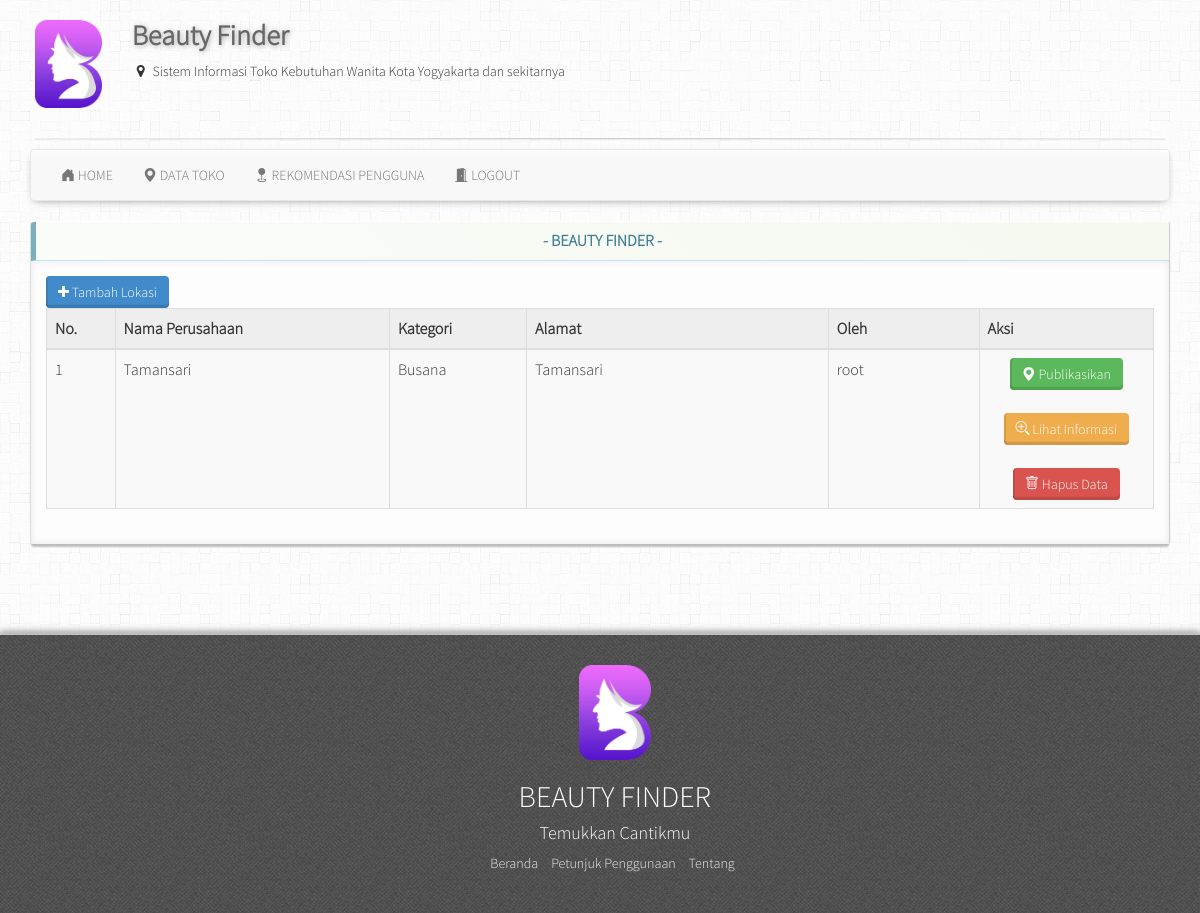
/admin/rekomendasi.php (signed in), run on the app's committed database.
### tables this page shows
CREATE TABLE `toko` (
  `id` int(11) NOT NULL AUTO_INCREMENT,
  `nama_toko` varchar(255) NOT NULL,
  `id_kategori` int(11) NOT NULL,
  `alamat` varchar(1000) NOT NULL,
  `latitude` varchar(50) NOT NULL,
  `longitude` varchar(50) NOT NULL,
  `username` varchar(100) NOT NULL,
  `verifikasi` enum('Ya','Tidak') NOT NULL,
  PRIMARY KEY (`id`)
);

CREATE TABLE `kategori` (
  `id_kategori` int(11) NOT NULL AUTO_INCREMENT,
  `nama_kategori` varchar(100) NOT NULL,
  `simbol` varchar(200) DEFAULT NULL,
  PRIMARY KEY (`id_kategori`)
);

### admin/rekomendasi.php (the view, shortened to what this page needs)
<?php
include_once "koneksi.php";
$title = "BEAUTY FINDER";
include_once "header.php";
?>
<div class="row">
    <div class="col-md-12">
        <div class="panel panel-info panel-dashboard">
            <div class="panel-heading centered">
                <h2 class="panel-title"><strong> - <?php echo $title ?> - </strong></h2>
            </div>
            <div class="panel-body">
                <div class="btn-group">
                    <a href="data_add.php" rel="tooltip" data-placement="top" class="btn btn-primary">
                        <i class="fa fa-plus"></i> Tambah Lokasi</a>&nbsp;
                </div>
                <table class="table table-bordered table-striped table-admin">
                    <thead>
                        <tr>
                            <th width="5%">No.</th>
                            <th width="20%">Nama Perusahaan</th>
                            <th width="10%">Kategori</th>
                            <th width="22%">Alamat</th>
                            <th width="11%">Oleh</th>
                            <th width="12%">Aksi</th>
                        </tr>
                    </thead>
                    <tbody>
                        <?php
                        $data_toko = mysqli_query(
                            $conn,
                            "SELECT toko.id,toko.nama_toko,kategori.nama_kategori,toko.alamat,toko.username
              FROM toko INNER JOIN kategori ON toko.id_kategori = kategori.id_kategori WHERE verifikasi = 'Tidak'"
                        );
                        $no = 1;
                        if ($data_toko) {
                            while ($row = mysqli_fetch_array($data_toko)) {
                        ?>
                                <tr>
                                    <td><?php echo $no; ?></td>
                                    <td><?php echo $row['nama_toko']; ?></td>
                                    <td><?php echo $row['nama_kategori']; ?></td>
                                    <td><?php echo $row['alamat']; ?></td>
                                    <td><?php echo $row['username']; ?></td>
                                    <td align="center">
                                        <a href="data_konfirmasi.php?id=<?php echo $row['id']; ?>" class="btn btn-success">
                                            <i class="bi bi-geo-alt-fill"></i> Publikasikan</a>
                                        <br><br>
                                        <a href="data_edit.php?id=<?php echo $row['id']; ?>" class="btn btn-warning">
                                            <i class="bi bi-zoom-in"></i> Lihat Informasi</a>
                                        <br><br>
                                        <a href="data_delete.php?id=<?php echo $row['id']; ?>" class="btn btn-danger w-100">
                                            <i class="bi bi-trash"></i> Hapus Data</a>
                                    </td>
                                </tr>
                        <?php $no++;
                            }
                        }
                        ?>
                    </tbody>
                </table>
            </div>
        </div>
    </div>
</div>
</div>
<?php include_once "footer.php" ?>

### admin/css/style.css (style rules this page uses)
body { background: url("../img/background.png"); font-family: sistem; }
.btn { border: 0; border-bottom: 0; border-left: 0; font-weight: '900'; box-shadow: inset 0 -3.2px rgba(0, 0, 0, 0.12), inset 2px 0 rgba(0, 0, 0, 0.1); outline: none; -webkit-outline: none; -o-outline: none; -moz-outline: none; }
.centered { width: 100%; text-align: center; }
.table-admin { background: #eee; font-size: 16px; }
.panel-dashboard { border-top: 1px solid #fff; border-left: 1px solid #ddd; border-right: 1px solid #ccc; border-bottom: 1px solid #bbb; box-shadow: 0px 3px 2px -1px #BEBEBE; }
.panel-dashboard>.panel-heading { border-left: 5px solid #7DAFBB; color: #3C7E92; font-weight: bold; background: #f9fcf7; background: -moz-linear-gradient(45deg, #f9fcf7 0%, #f5f9f0 100%); background: -webkit-gradient(linear, left bottom, right top, color-stop(0%, #f9fcf7), color-stop(100%, #f5f9f0)); background: -webkit-linear-gradient(45deg, #f9fcf7 0%, #f5f9f0 100%); background: -o-linear-gradient(45deg, #f9fcf7 0%, #f5f9f0 100%); background: -ms-linear-gradient(45deg, #f9fcf7 0%, #f5f9f0 100%); background: linear-gradient(45deg, #f9fcf7 0%, #f5f9f0 100%); filter: progid:DXImageTransform.Microsoft.gradient( startColorstr='#f9fcf7', endColorstr='#f5f9f0', GradientType=1 ); }
.panel-dashboard>.panel-body { background: #fdfdfd; box-shadow: 0px 0px 10px -2px #ddd inset; }

### data on the page
toko: nama_toko "Tamansari", id_kategori.nama_kategori "Busana", alamat "Tamansari", username "root"

### other printed values
$title "BEAUTY FINDER"
